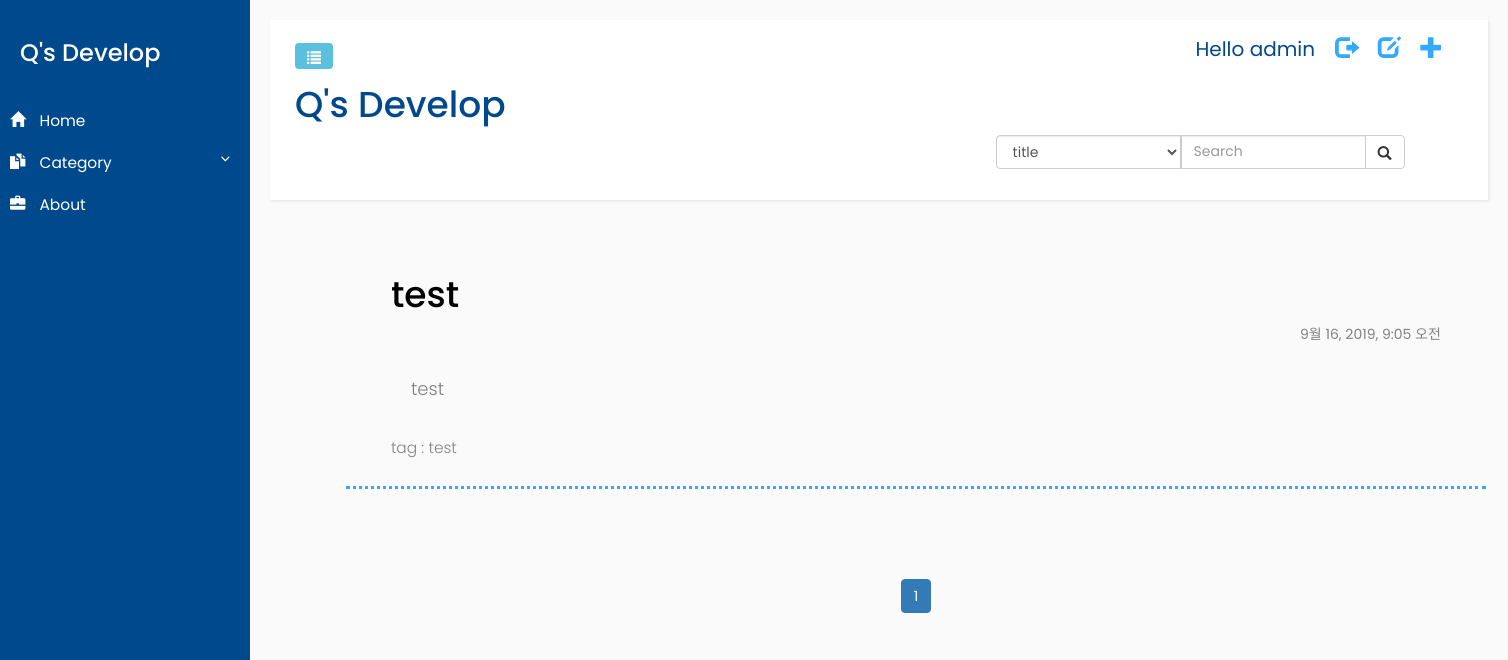
The app's page / (signed in) with its own data.
### blog/models.py (models this page shows, shortened)
class Post(models.Model):
    author = models.ForeignKey('auth.User',on_delete=models.CASCADE,)
    title = models.CharField(max_length=200)
    text = models.TextField()
    category = models.CharField(max_length=200)
    created_date = models.DateTimeField(default = timezone.now)
    published_date = models.DateTimeField(blank = True, null=True)

### blog/views.py (the view, shortened to what this page needs)
# urls.py: path('', views.post_list, name='post_list'),
def post_list(request):
    if Post.objects.exclude(title__exact='').values('category').exists():
        posts_for_category = Post.objects.exclude(title__exact='').values('category').order_by('-published_date')
        posts = Post.objects.exclude(title__exact='').filter( published_date__lte = timezone.now()).order_by('-published_date')
        tmp_posts_for_category = posts_for_category.values('category')
        category_lst = pd.unique(pd.DataFrame.from_records(tmp_posts_for_category)['category'])
        paginator = Paginator(posts,5)
        page = request.GET.get('page')
        posts = paginator.get_page(page)
        return render(request, 'blog/post_list.html',{
                'posts':posts,
                'posts_for_category':category_lst
            })
    else:
        return render(request, 'blog/post_list.html')

### blog/templates/blog/post_list.html (shortened to what this page needs)
{% extends "blog/base.html" %}
{% load static %}
{% load comm_ui %}
{% block content%}
<link rel="stylesheet" href="{% static 'blog/css/blog_list.css'%}">
    {% for post in posts %}
        <div class ="post card-body px-lg-5 pt-0">
            <a class="post_link" href="{% url 'blog:post_detail' pk=post.pk %}">
                <div><h1>{{ post.title }}</h1> <span id='date'>{{post.published_date}}</span></div>
                <p id='contents'>{{post.text|striptags}}</p>
                <p id='category' >tag : {{post.category}}</p>
            </a>
        </div>
    {% endfor%}
    <div class="lst_paging">
        <nav>
            <ul class="pagination">
                {% for i in posts.paginator.page_range %}
                    {% if posts.number ==  i %}
                        <li class="page-item active">
                            <a class="page-link" href="?page={{i}}">{{i}}</a>
                        </li>
                    {% else %}
                        <li class="page-item">
                            <a class="page-link" href="?page={{i}}">{{i}}</a>
                        </li>
                    {% endif %}
                {% endfor %}
            </ul>
        </nav>
    </div>
{% endblock %}

### blog/templates/blog/base.html (shortened to what this page needs)
{% load static %}
<html>
    <head>
        <link rel="stylesheet" href="https://maxcdn.bootstrapcdn.com/bootstrap/3.3.7/css/bootstrap.min.css">
        <link rel="stylesheet" href="{% static 'blog/css/blog_frame.css'%}">
        <link rel="stylesheet" href="{% static 'blog/css/blog_container.css'%}">
        <link rel="stylesheet" href="{% static 'blog/css/blog_header.css'%}">
    </head>
    <body>
        <div class="wrapper">
            <nav id="sidebar">
                    <div class="sidebar-header">
                        <h3>Q's Develop</h3>
                    </div>
                    <div class="sidebar-ul">
                       <ul class="list-unstyled components">
                            <li>
                                <a href="{% url 'blog:post_list' %}">
                                    <i class="glyphicon glyphicon-home"></i>
                                    Home
                                </a>
                                <a href="#pageSubmenu" data-toggle="collapse" aria-expanded="false">
                                    <i class="glyphicon glyphicon-duplicate"></i>
                                    Category
                                </a>
                            </li>
                            <li>
                                <a href="{% url 'blog:about' %}">
                                    <i class="glyphicon glyphicon-briefcase"></i>
                                    About
                                </a>
                            </li>
                        </ul>
                    </div>
                </nav>
            <div id="content">
                <nav class="navbar navbar-default">
                    <div class="container-fluid">
                        <div class="navbar-header">
                            <button type="button" id="sidebarCollapse" class="btn btn-info navbar-btn">
                                <span class="glyphicon glyphicon-list"></span>
                            </button>
                        </div>
                        {% if user.is_authenticated %}
                        <a href="{% url 'blog:post_new_init' %}" class="top-menu"><span class="glyphicon glyphicon-plus"></span></a>
                        <a href="{% url 'blog:post_draft_list' %}" class="top-menu"><span class="glyphicon glyphicon-edit"></span></a>
                        <a href="{% url 'logout' %}" class="top-menu"><span class="glyphicon glyphicon-log-out"></span></a>
                        <span class="userName">Hello {{ user.username }}</span>
                        {% else %}
                        <a href="{% url 'blog:signin' %}" class="top-menu"><span class="glyphicon glyphicon-log-in"></span></span></a>
                        {% endif %}
                        <h1 id="blog-title"><a href="http://127.0.0.1:8000/">Q's Develop</a></h1>
                        <div class ="search-box">
                            <form class="search-box-form" action="{% url 'blog:post_list' %}" method="get">
                                <div class="input-group">
                                    <select name ='fd_name' class="form-control" >
                                            <option value ='title'>title</option>
                                    </select>
                                    <input type="text" name="item" class="form-control" placeholder="Search">
                                    <div class="input-group-btn">
                                        <button class='btn btn-default' type='submit'>
                                            <i class="glyphicon glyphicon-search"></i>
                                        </button>
                                    </div>
                                </div>
                            </form>
                        </div>
                    </div>
                </nav>
                <div class = "container">
                    <div>
                        {% block content%}
                        {% endblock%}
                    </div>
                </div>
            </div>
        </div>
    </body>
</html>

### blog/static/blog/css/blog_frame.css (style rules this page uses)
body { font-family: 'Poppins', sans-serif; background: #fafafa; }
p { font-family: 'Poppins', sans-serif; font-size: 1.1em; font-weight: 300; line-height: 1.7em; color: #999; }
a, a:hover, a:focus { color: inherit; text-decoration: none; transition: all 0.3s; }
.navbar { padding: 15px 10px; background: #fff; border: none; border-radius: 0; margin-bottom: 40px; box-shadow: 1px 1px 3px rgba(0, 0, 0, 0.1); }
.navbar-btn { box-shadow: none; outline: none !important; border: none; }
i, span { display: inline-block; }
.wrapper { display: flex; align-items: stretch; }
#sidebar { min-width: 250px; max-width: 250px; background: #00498c; color: #fff; transition: all 0.3s; }
#sidebar ul li a { text-align: left; }
#sidebar .sidebar-header { padding: 20px; background: #00498c; position: fixed; padding-right: 0; }
#sidebar .sidebar-ul { position: fixed; width: 250px; top: 80px; }
#sidebar .sidebar-ul ul.components { padding: 20px 0; position: relative; }
#sidebar ul li a { padding: 10px; font-size: 1.1em; display: block; }
#sidebar ul li a i { margin-right: 10px; }
a[data-toggle="collapse"] { position: relative; }
a[aria-expanded="false"]::before, a[aria-expanded="true"]::before { content: '\e259'; display: block; position: absolute; right: 20px; font-family: 'Glyphicons Halflings'; font-size: 0.6em; }
#content { padding: 20px; min-height: 100vh; transition: all 0.3s; }

### blog/static/blog/css/blog_container.css (style rules this page uses)
#content { width: 100%; }
.container { margin-right: auto; margin-left: 5%; }

### blog/static/blog/css/blog_header.css (style rules this page uses)
#blog-title { color: #00498c; size : 100px; margin-top: 50px; }
.top-menu, .top-menu:hover, .top-menu:visited { color: #32AAFF; float: right; font-size: 17pt; margin-right: 20px; }
.userName { float: right; margin-right: 20px; color: #00498c; font-family: inherit; font-size: 20px; }
.input-group { display: inline-flex; float: right; }
.input-group-btn { width: 40px; }
.input-group-btn button { height: 34px; }

### blog/static/blog/css/blog_list.css (style rules this page uses)
.post { position: relative; margin-bottom: 70px; padding:15px; border-color: #32AAFF; border-bottom-style: dotted; }
.post a div { display: inline-block; width: 100%; padding-bottom: 30px; }
.post #date { color: #828282; float: right; padding-right: 30px; }
.post h1 { color: #000000; padding-left: 30px; }
.post #contents { text-align: left; padding-bottom: 20px; padding-left: 50px; color: #808080; font-size: large; }
.post #category { color: #838383; padding-left: 30px; }
.search-box { height:50px; }
.search-box-form { float: right; padding-right: 5%; }
.lst_paging { text-align: center; }

### records on screen
Post: title "test", published_date "9월 16, 2019, 9:05 오전", text "test", category "test"

### other values on screen
{{ user.username }} "admin"
{{ i }} "1"
